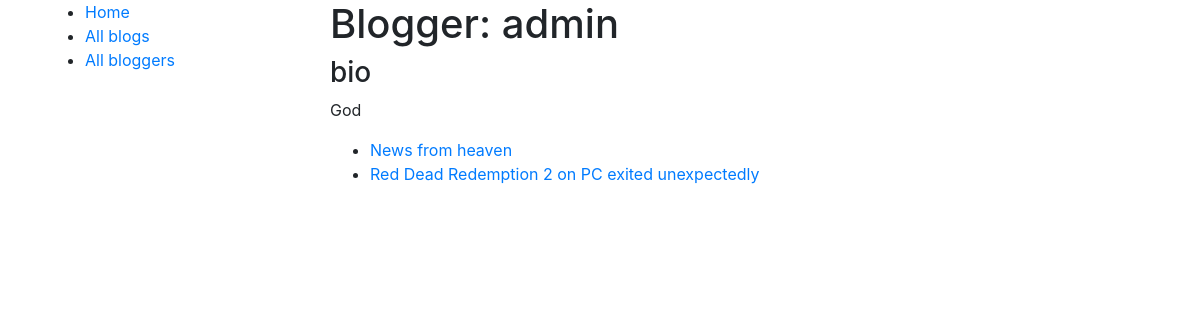
The app's page /blog/bloggers/id1 with its own data.
### blog/models.py (models this page shows, shortened)
class BlogAuthor(models.Model):
	user = models.ForeignKey(User, on_delete=models.SET_NULL, null=True)
	bio = models.TextField(max_length=400, help_text="Enter your bio details here.")
	def __str__(self):
		return self.user.username

class Blog(models.Model):
	name = models.CharField(max_length=200, help_text="Enter your name blog here.")
	author = models.ForeignKey(BlogAuthor, on_delete=models.SET_NULL, null=True)
	description = models.TextField(max_length=400, help_text="Enter your blog text here.")
	pub_date = models.DateTimeField('date published')
	def get_absolute_url(self):
		return reverse('blog:blog-detail', args=[str(self.id)])

### blog/views.py (the view)
# urls.py: url('^bloggers/id(?P<pk>[0-9]+)$', views.BloggersDetailView.as_view(), name='bloggers-detail'),
class BloggersDetailView(generic.ListView):
	template_name = 'blog/blogauthor_detail.html'
	model = Blog
	def get_queryset(self):
		id = self.kwargs['pk']
		target_author = get_object_or_404(BlogAuthor, pk=id)
		return Blog.objects.filter(author=target_author)
	def get_context_data(self,  **kwargs):
		context = super(BloggersDetailView, self).get_context_data(**kwargs)
		context['blogger'] = get_object_or_404(BlogAuthor, pk = self.kwargs['pk'])
		return  context

### blog/templates/blog/blogauthor_detail.html
{% extends "base_generic.html" %}
{% block content %}
	<h1> Blogger: {{ blogger }}</h1>
	<h3>bio</h3>
	<p>{{ blogger.bio }}</p>
	{% if blog_list %}
		<ul>
		{% for blog in blog_list %}
			<li><a href={{ blog.get_absolute_url }}>{{ blog.name }}</a></li>
		{% endfor %}
		</ul>
	{% endif %}
{% endblock %}

### records on screen
BlogAuthor: user.username "admin", bio "God"
Blog: name "News from heaven"
Blog: name "Red Dead Redemption 2 on PC exited unexpectedly"
